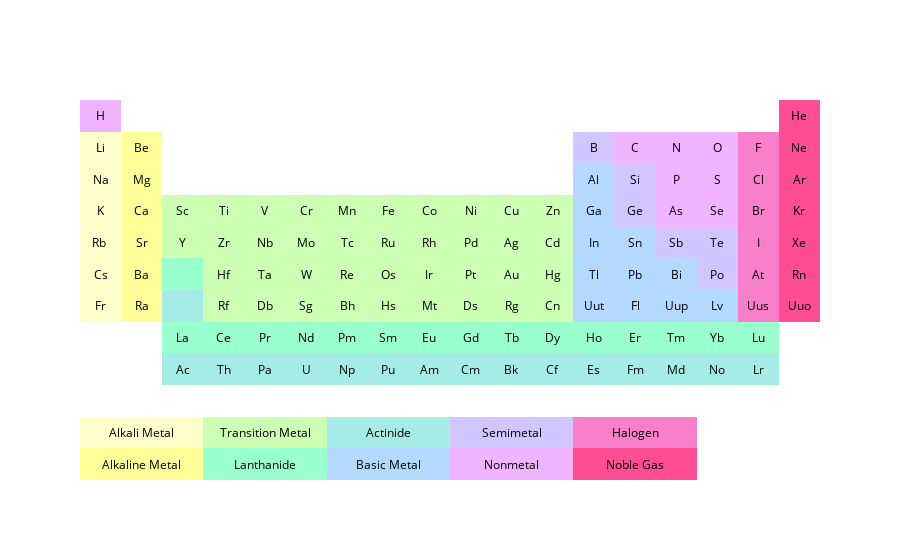

Notebook code cell kept with this figure:
### Code cell
# Add Periodic Table Data
symbol = [['H', '', '', '', '', '', '', '', '', '', '', '', '', '', '', '', '', 'He'],
         ['Li', 'Be', '', '', '', '', '', '', '', '', '', '', 'B', 'C', 'N', 'O', 'F', 'Ne'],
         ['Na', 'Mg', '', '', '', '', '', '', '', '', '', '', 'Al', 'Si', 'P', 'S', 'Cl', 'Ar'],
         ['K', 'Ca', 'Sc', 'Ti', 'V', 'Cr', 'Mn', 'Fe', 'Co', 'Ni', 'Cu', 'Zn', 'Ga', 'Ge', 'As', 'Se', 'Br', 'Kr'],
         ['Rb ', 'Sr', 'Y', 'Zr', 'Nb', 'Mo', 'Tc', 'Ru', 'Rh', 'Pd', 'Ag', 'Cd', 'In', 'Sn', 'Sb', 'Te', 'I', 'Xe' ],
         ['Cs', 'Ba', '', 'Hf', 'Ta', 'W', 'Re', 'Os', 'Ir', 'Pt', 'Au', 'Hg', 'Tl', 'Pb', 'Bi', 'Po', 'At', 'Rn' ],
         ['Fr', 'Ra', '', 'Rf', 'Db', 'Sg', 'Bh', 'Hs', 'Mt', 'Ds', 'Rg', 'Cn', 'Uut', 'Fl', 'Uup', 'Lv', 'Uus', 'Uuo'],
         ['', '', 'La', 'Ce', 'Pr', 'Nd', 'Pm', 'Sm', 'Eu', 'Gd', 'Tb', 'Dy', 'Ho', 'Er', 'Tm', 'Yb', 'Lu', ''],
         ['', '', 'Ac', 'Th', 'Pa', 'U', 'Np', 'Pu', 'Am', 'Cm', 'Bk', 'Cf', 'Es', 'Fm', 'Md', 'No', 'Lr', '' ],
         ['', '', '', '', '', '', '', '', '', '', '', '', '', '', '', '', '', ''],
         ['', 'Alkali Metal', '', '', 'Transition Metal', '', '', 'Actinide', '', '', 'Semimetal', '', '', 'Halogen', '', '', '', ''],
         ['', 'Alkaline Metal', '', '', 'Lanthanide', '', '', 'Basic Metal', '', '', 'Nonmetal', '', '', 'Noble Gas', '', '', '', '']]

element = [['Hydrogen', '', '', '', '', '', '', '', '', '', '', '', '', '', '', '', '', 'Helium'],
           ['Lithium', 'Beryllium', '', '', '', '', '', '', '', '', '', '', 'Boron', 'Carbon', 'Nitrogen', 'Oxygen', 'Fluorine', 'Neon'],
           ['Sodium', 'Magnesium', '', '', '', '', '', '', '', '', '', '', 'Aluminium', 'Silicon', 'Phosphorus', 'Sulfur', 'Chlorine', ' Argon'],
           ['Potassium', ' Calcium', ' Scandium', ' Titanium', ' Vanadium', ' Chromium',  'Manganese', 'Iron', 'Cobalt', 'Nickel', 'Copper', 'Zinc', 'Gallium', 'Germanium', 'Arsenic', 'Selenium', 'Bromine', 'Krypton'],
           ['Rubidium', 'Strontium', 'Yttrium', 'Zirconium', 'Niobium', 'Molybdenum', 'Technetium', 'Ruthenium', 'Rhodium', 'Palladium', 'Silver', 'Cadmium', 'Indium', 'Tin', 'Antimony', 'Tellurium', 'Iodine', 'Xenon'],
           [' Cesium', ' Barium', '',  'Hafnium', 'Tantalum', 'Tungsten', 'Rhenium', 'Osmium', 'Iridium', 'Platinum', 'Gold', 'Mercury', 'Thallium', 'Lead', 'Bismuth', 'Polonium', 'Astatine', 'Radon'],
           [' Francium', ' Radium', '', 'Rutherfordium','Dubnium','Seaborgium','Bohrium','Hassium','Meitnerium','Darmstadtium','Roentgenium','Copernicium','Ununtrium','Ununquadium','Ununpentium','Ununhexium','Ununseptium','Ununoctium'],
           ['', '',  'Lanthanum', 'Cerium', 'Praseodymium', 'Neodymium', 'Promethium', 'Samarium', 'Europium', 'Gadolinium', 'Terbium', 'Dysprosium', 'Holmium', 'Erbium', 'Thulium', 'Ytterbium', 'Lutetium', ''],
           ['', '', 'Actinium', 'Thorium', 'Protactinium', 'Uranium', 'Neptunium', 'Plutonium', 'Americium', 'Curium', 'Berkelium', 'Californium', 'Einsteinium','Fermium' ,'Mendelevium', 'Nobelium', 'Lawrencium', '' ],
           ['', '', '', '', '', '', '', '', '', '', '', '', '', '', '', '', '', ''],
           ['', '', '', '', '', '', '', '', '', '', '', '', '', '', '', '', '', ''],
           ['', '', '', '', '', '', '', '', '', '', '', '', '', '', '', '', '', '']]

atomic_mass = [[ 1.00794, .0, .0, .0, .0, .0, .0, .0, .0, .0, .0, .0, .0, .0, .0, .0, .0,  4.002602],
     [ 6.941, 9.012182, .0, .0, .0, .0, .0, .0, .0, .0, .0, .0,  10.811, 12.0107, 14.0067, 15.9994, 18.9984032, 20.1797],
     [ 22.98976928, 24.3050, .0, .0, .0, .0, .0, .0, .0, .0, .0, .0,  26.9815386, 28.0855, 30.973762, 32.065, 35.453, 39.948],
     [ 39.0983, 40.078, 44.955912, 47.867, 50.9415, 51.9961, 54.938045, 55.845, 58.933195, 58.6934, 63.546, 65.38, 69.723, 72.64, 74.92160, 78.96, 79.904, 83.798],
     [ 85.4678, 87.62, 88.90585, 91.224, 92.90638, 95.96, 98, 101.07, 102.90550, 106.42, 107.8682, 112.411, 114.818, 118.710, 121.760, 127.60, 126.90447, 131.293],
     [ 132.9054519, 137.327, .0, 178.49, 180.94788, 183.84, 186.207, 190.23, 192.217, 195.084, 196.966569, 200.59, 204.3833, 207.2, 208.98040, 209, 210, 222],
     [223, 226, .0, 267, 268, 271, 272, 270, 276, 281, 280, 285, 284, 289, 288, 293, 'unknown', 294],
     [.0, .0, 138.90547, 140.116, 140.90765, 144.242, 145, 150.36, 151.964, 157.25, 158.92535, 162.500, 164.93032, 167.259, 168.93421, 173.054, 174.9668, .0],
     [.0, .0, 227, 232.03806, 231.03588, 238.02891, 237, 244, 243, 247, 247, 251, 252, 257, 258, 259, 262, .0],
     [.0, .0, .0, .0, .0, .0, .0, .0, .0, .0, .0, .0, .0, .0, .0, .0, .0, .0],
     [.0, .0, .0, .0, .0, .0, .0, .0, .0, .0, .0, .0, .0, .0, .0, .0, .0, .0],
     [.0, .0, .0, .0, .0, .0, .0, .0, .0, .0, .0, .0, .0, .0, .0, .0, .0, .0]]

z = [[.8, .0, .0, .0, .0, .0, .0, .0, .0, .0, .0, .0, .0, .0, .0, .0, .0, 1.],
     [.1, .2, .0, .0, .0, .0, .0, .0, .0, .0, .0, .0, .7, .8, .8, .8, .9, 1.],
     [.1, .2, .0, .0, .0, .0, .0, .0, .0, .0, .0, .0, .6, .7, .8, .8, .9, 1],
     [.1, .2, .3, .3, .3, .3, .3, .3, .3, .3, .3, .3, .6, .7, .8, .8, .9, 1.],
     [.1, .2, .3, .3, .3, .3, .3, .3, .3, .3, .3, .3, .6, .6, .7, .7, .9, 1.],
     [.1, .2, .4, .3, .3, .3, .3, .3, .3, .3, .3, .3, .6, .6, .6, .7, .9, 1.],
     [.1, .2, .5, .3, .3, .3, .3, .3, .3, .3, .3, .3, .6, .6, .6, .6, .9, 1.],
     [.0, .0, .4, .4, .4, .4, .4, .4, .4, .4, .4, .4, .4, .4, .4, .4, .4, .0],
     [.0, .0, .5, .5, .5, .5, .5, .5, .5, .5, .5, .5, .5, .5, .5, .5, .5, .0],
     [.0, .0, .0, .0, .0, .0, .0, .0, .0, .0, .0, .0, .0, .0, .0, .0, .0, .0],
     [.1, .1, .1, .3, .3, .3, .5, .5, .5, .7, .7, .7, .9, .9, .9, .0, .0, .0],
     [.2, .2, .2, .4, .4, .4, .6, .6, .6, .8, .8, .8, 1., 1., 1., .0, .0, .0]]

# Display element name and atomic mass on hover
hover=[]
for x in range(len(symbol)):
    hover.append([i + '<br>' + 'Atomic Mass: ' + str(j) 
                      for i, j in zip(element[x], atomic_mass[x])])

# Invert Matrices
symbol = symbol[::-1]
hover = hover[::-1]
z = z[::-1]

# Set Colorscale
colorscale=[[0.0, 'rgb(255,255,255)'], [.2, 'rgb(255, 255, 153)'],
            [.4, 'rgb(153, 255, 204)'], [.6, 'rgb(179, 217, 255)'],
            [.8, 'rgb(240, 179, 255)'],[1.0, 'rgb(255, 77, 148)']]

# Make Annotated Heatmap
fig = ff.create_annotated_heatmap(z, annotation_text=symbol, text=hover,
                                 colorscale=colorscale, font_colors=['black'], hoverinfo='text')
#fig.update_layout(title_text='Periodic Table')
plotly_plot(fig)

### Figure 1 — Plotly figure (JSON) as saved in the notebook; plotly's stock layout.template omitted (floating-point values rounded to 4 significant figures; data arrays with more than 128 entries replaced by an {"elided": "..."} marker saying what was removed)
{"data": [{"colorscale": [[0, "rgb(255,255,255)"], [0.2, "rgb(255, 255, 153)"], [0.4, "rgb(153, 255, 204)"], [0.6, "rgb(179, 217, 255)"], [0.8, "rgb(240, 179, 255)"], [1, "rgb(255, 77, 148)"]], "hoverinfo": "text", "reversescale": false, "showscale": false, "text": {"elided": "12x18 str values"}, "type": "heatmap", "uid": "bd0c2a44-a19b-45d4-a2d5-fe211a9d7000", "z": {"elided": "12x18 float values"}}], "layout": {"annotations": [{"font": {"color": "black"}, "showarrow": false, "text": "", "x": 0, "xref": "x", "y": 0, "yref": "y"}, {"font": {"color": "black"}, "showarrow": false, "text": "Alkaline Metal", "x": 1, "xref": "x", "y": 0, "yref": "y"}, {"font": {"color": "black"}, "showarrow": false, "text": "", "x": 2, "xref": "x", "y": 0, "yref": "y"}, {"font": {"color": "black"}, "showarrow": false, "text": "", "x": 3, "xref": "x", "y": 0, "yref": "y"}, {"font": {"color": "black"}, "showarrow": false, "text": "Lanthanide", "x": 4, "xref": "x", "y": 0, "yref": "y"}, {"font": {"color": "black"}, "showarrow": false, "text": "", "x": 5, "xref": "x", "y": 0, "yref": "y"}, {"font": {"color": "black"}, "showarrow": false, "text": "", "x": 6, "xref": "x", "y": 0, "yref": "y"}, {"font": {"color": "black"}, "showarrow": false, "text": "Basic Metal", "x": 7, "xref": "x", "y": 0, "yref": "y"}, {"font": {"color": "black"}, "showarrow": false, "text": "", "x": 8, "xref": "x", "y": 0, "yref": "y"}, {"font": {"color": "black"}, "showarrow": false, "text": "", "x": 9, "xref": "x", "y": 0, "yref": "y"}, {"font": {"color": "black"}, "showarrow": false, "text": "Nonmetal", "x": 10, "xref": "x", "y": 0, "yref": "y"}, {"font": {"color": "black"}, "showarrow": false, "text": "", "x": 11, "xref": "x", "y": 0, "yref": "y"}, {"font": {"color": "black"}, "showarrow": false, "text": "", "x": 12, "xref": "x", "y": 0, "yref": "y"}, {"font": {"color": "black"}, "showarrow": false, "text": "Noble Gas", "x": 13, "xref": "x", "y": 0, "yref": "y"}, {"font": {"color": "black"}, "showarrow": false, "text": "", "x": 14, "xref": "x", "y": 0, "yref": "y"}, {"font": {"color": "black"}, "showarrow": false, "text": "", "x": 15, "xref": "x", "y": 0, "yref": "y"}, {"font": {"color": "black"}, "showarrow": false, "text": "", "x": 16, "xref": "x", "y": 0, "yref": "y"}, {"font": {"color": "black"}, "showarrow": false, "text": "", "x": 17, "xref": "x", "y": 0, "yref": "y"}, {"font": {"color": "black"}, "showarrow": false, "text": "", "x": 0, "xref": "x", "y": 1, "yref": "y"}, {"font": {"color": "black"}, "showarrow": false, "text": "Alkali Metal", "x": 1, "xref": "x", "y": 1, "yref": "y"}, {"font": {"color": "black"}, "showarrow": false, "text": "", "x": 2, "xref": "x", "y": 1, "yref": "y"}, {"font": {"color": "black"}, "showarrow": false, "text": "", "x": 3, "xref": "x", "y": 1, "yref": "y"}, {"font": {"color": "black"}, "showarrow": false, "text": "Transition Metal", "x": 4, "xref": "x", "y": 1, "yref": "y"}, {"font": {"color": "black"}, "showarrow": false, "text": "", "x": 5, "xref": "x", "y": 1, "yref": "y"}, {"font": {"color": "black"}, "showarrow": false, "text": "", "x": 6, "xref": "x", "y": 1, "yref": "y"}, {"font": {"color": "black"}, "showarrow": false, "text": "Actinide", "x": 7, "xref": "x", "y": 1, "yref": "y"}, {"font": {"color": "black"}, "showarrow": false, "text": "", "x": 8, "xref": "x", "y": 1, "yref": "y"}, {"font": {"color": "black"}, "showarrow": false, "text": "", "x": 9, "xref": "x", "y": 1, "yref": "y"}, {"font": {"color": "black"}, "showarrow": false, "text": "Semimetal", "x": 10, "xref": "x", "y": 1, "yref": "y"}, {"font": {"color": "black"}, "showarrow": false, "text": "", "x": 11, "xref": "x", "y": 1, "yref": "y"}, {"font": {"color": "black"}, "showarrow": false, "text": "", "x": 12, "xref": "x", "y": 1, "yref": "y"}, {"font": {"color": "black"}, "showarrow": false, "text": "Halogen", "x": 13, "xref": "x", "y": 1, "yref": "y"}, {"font": {"color": "black"}, "showarrow": false, "text": "", "x": 14, "xref": "x", "y": 1, "yref": "y"}, {"font": {"color": "black"}, "showarrow": false, "text": "", "x": 15, "xref": "x", "y": 1, "yref": "y"}, {"font": {"color": "black"}, "showarrow": false, "text": "", "x": 16, "xref": "x", "y": 1, "yref": "y"}, {"font": {"color": "black"}, "showarrow": false, "text": "", "x": 17, "xref": "x", "y": 1, "yref": "y"}, {"font": {"color": "black"}, "showarrow": false, "text": "", "x": 0, "xref": "x", "y": 2, "yref": "y"}, {"font": {"color": "black"}, "showarrow": false, "text": "", "x": 1, "xref": "x", "y": 2, "yref": "y"}, {"font": {"color": "black"}, "showarrow": false, "text": "", "x": 2, "xref": "x", "y": 2, "yref": "y"}, {"font": {"color": "black"}, "showarrow": false, "text": "", "x": 3, "xref": "x", "y": 2, "yref": "y"}, {"font": {"color": "black"}, "showarrow": false, "text": "", "x": 4, "xref": "x", "y": 2, "yref": "y"}, {"font": {"color": "black"}, "showarrow": false, "text": "", "x": 5, "xref": "x", "y": 2, "yref": "y"}, {"font": {"color": "black"}, "showarrow": false, "text": "", "x": 6, "xref": "x", "y": 2, "yref": "y"}, {"font": {"color": "black"}, "showarrow": false, "text": "", "x": 7, "xref": "x", "y": 2, "yref": "y"}, {"font": {"color": "black"}, "showarrow": false, "text": "", "x": 8, "xref": "x", "y": 2, "yref": "y"}, {"font": {"color": "black"}, "showarrow": false, "text": "", "x": 9, "xref": "x", "y": 2, "yref": "y"}, {"font": {"color": "black"}, "showarrow": false, "text": "", "x": 10, "xref": "x", "y": 2, "yref": "y"}, {"font": {"color": "black"}, "showarrow": false, "text": "", "x": 11, "xref": "x", "y": 2, "yref": "y"}, {"font": {"color": "black"}, "showarrow": false, "text": "", "x": 12, "xref": "x", "y": 2, "yref": "y"}, {"font": {"color": "black"}, "showarrow": false, "text": "", "x": 13, "xref": "x", "y": 2, "yref": "y"}, {"font": {"color": "black"}, "showarrow": false, "text": "", "x": 14, "xref": "x", "y": 2, "yref": "y"}, {"font": {"color": "black"}, "showarrow": false, "text": "", "x": 15, "xref": "x", "y": 2, "yref": "y"}, {"font": {"color": "black"}, "showarrow": false, "text": "", "x": 16, "xref": "x", "y": 2, "yref": "y"}, {"font": {"color": "black"}, "showarrow": false, "text": "", "x": 17, "xref": "x", "y": 2, "yref": "y"}, {"font": {"color": "black"}, "showarrow": false, "text": "", "x": 0, "xref": "x", "y": 3, "yref": "y"}, {"font": {"color": "black"}, "showarrow": false, "text": "", "x": 1, "xref": "x", "y": 3, "yref": "y"}, {"font": {"color": "black"}, "showarrow": false, "text": "Ac", "x": 2, "xref": "x", "y": 3, "yref": "y"}, {"font": {"color": "black"}, "showarrow": false, "text": "Th", "x": 3, "xref": "x", "y": 3, "yref": "y"}, {"font": {"color": "black"}, "showarrow": false, "text": "Pa", "x": 4, "xref": "x", "y": 3, "yref": "y"}, {"font": {"color": "black"}, "showarrow": false, "text": "U", "x": 5, "xref": "x", "y": 3, "yref": "y"}, {"font": {"color": "black"}, "showarrow": false, "text": "Np", "x": 6, "xref": "x", "y": 3, "yref": "y"}, {"font": {"color": "black"}, "showarrow": false, "text": "Pu", "x": 7, "xref": "x", "y": 3, "yref": "y"}, {"font": {"color": "black"}, "showarrow": false, "text": "Am", "x": 8, "xref": "x", "y": 3, "yref": "y"}, {"font": {"color": "black"}, "showarrow": false, "text": "Cm", "x": 9, "xref": "x", "y": 3, "yref": "y"}, {"font": {"color": "black"}, "showarrow": false, "text": "Bk", "x": 10, "xref": "x", "y": 3, "yref": "y"}, {"font": {"color": "black"}, "showarrow": false, "text": "Cf", "x": 11, "xref": "x", "y": 3, "yref": "y"}, {"font": {"color": "black"}, "showarrow": false, "text": "Es", "x": 12, "xref": "x", "y": 3, "yref": "y"}, {"font": {"color": "black"}, "showarrow": false, "text": "Fm", "x": 13, "xref": "x", "y": 3, "yref": "y"}, {"font": {"color": "black"}, "showarrow": false, "text": "Md", "x": 14, "xref": "x", "y": 3, "yref": "y"}, {"font": {"color": "black"}, "showarrow": false, "text": "No", "x": 15, "xref": "x", "y": 3, "yref": "y"}, {"font": {"color": "black"}, "showarrow": false, "text": "Lr", "x": 16, "xref": "x", "y": 3, "yref": "y"}, {"font": {"color": "black"}, "showarrow": false, "text": "", "x": 17, "xref": "x", "y": 3, "yref": "y"}, {"font": {"color": "black"}, "showarrow": false, "text": "", "x": 0, "xref": "x", "y": 4, "yref": "y"}, {"font": {"color": "black"}, "showarrow": false, "text": "", "x": 1, "xref": "x", "y": 4, "yref": "y"}, {"font": {"color": "black"}, "showarrow": false, "text": "La", "x": 2, "xref": "x", "y": 4, "yref": "y"}, {"font": {"color": "black"}, "showarrow": false, "text": "Ce", "x": 3, "xref": "x", "y": 4, "yref": "y"}, {"font": {"color": "black"}, "showarrow": false, "text": "Pr", "x": 4, "xref": "x", "y": 4, "yref": "y"}, {"font": {"color": "black"}, "showarrow": false, "text": "Nd", "x": 5, "xref": "x", "y": 4, "yref": "y"}, {"font": {"color": "black"}, "showarrow": false, "text": "Pm", "x": 6, "xref": "x", "y": 4, "yref": "y"}, {"font": {"color": "black"}, "showarrow": false, "text": "Sm", "x": 7, "xref": "x", "y": 4, "yref": "y"}, {"font": {"color": "black"}, "showarrow": false, "text": "Eu", "x": 8, "xref": "x", "y": 4, "yref": "y"}, {"font": {"color": "black"}, "showarrow": false, "text": "Gd", "x": 9, "xref": "x", "y": 4, "yref": "y"}, {"font": {"color": "black"}, "showarrow": false, "text": "Tb", "x": 10, "xref": "x", "y": 4, "yref": "y"}, {"font": {"color": "black"}, "showarrow": false, "text": "Dy", "x": 11, "xref": "x", "y": 4, "yref": "y"}, {"font": {"color": "black"}, "showarrow": false, "text": "Ho", "x": 12, "xref": "x", "y": 4, "yref": "y"}, {"font": {"color": "black"}, "showarrow": false, "text": "Er", "x": 13, "xref": "x", "y": 4, "yref": "y"}, {"font": {"color": "black"}, "showarrow": false, "text": "Tm", "x": 14, "xref": "x", "y": 4, "yref": "y"}, {"font": {"color": "black"}, "showarrow": false, "text": "Yb", "x": 15, "xref": "x", "y": 4, "yref": "y"}, {"font": {"color": "black"}, "showarrow": false, "text": "Lu", "x": 16, "xref": "x", "y": 4, "yref": "y"}, {"font": {"color": "black"}, "showarrow": false, "text": "", "x": 17, "xref": "x", "y": 4, "yref": "y"}, {"font": {"color": "black"}, "showarrow": false, "text": "Fr", "x": 0, "xref": "x", "y": 5, "yref": "y"}, {"font": {"color": "black"}, "showarrow": false, "text": "Ra", "x": 1, "xref": "x", "y": 5, "yref": "y"}, {"font": {"color": "black"}, "showarrow": false, "text": "", "x": 2, "xref": "x", "y": 5, "yref": "y"}, {"font": {"color": "black"}, "showarrow": false, "text": "Rf", "x": 3, "xref": "x", "y": 5, "yref": "y"}, {"font": {"color": "black"}, "showarrow": false, "text": "Db", "x": 4, "xref": "x", "y": 5, "yref": "y"}, {"font": {"color": "black"}, "showarrow": false, "text": "Sg", "x": 5, "xref": "x", "y": 5, "yref": "y"}, {"font": {"color": "black"}, "showarrow": false, "text": "Bh", "x": 6, "xref": "x", "y": 5, "yref": "y"}, {"font": {"color": "black"}, "showarrow": false, "text": "Hs", "x": 7, "xref": "x", "y": 5, "yref": "y"}, {"font": {"color": "black"}, "showarrow": false, "text": "Mt", "x": 8, "xref": "x", "y": 5, "yref": "y"}, {"font": {"color": "black"}, "showarrow": false, "text": "Ds", "x": 9, "xref": "x", "y": 5, "yref": "y"}, {"font": {"color": "black"}, "showarrow": false, "text": "Rg", "x": 10, "xref": "x", "y": 5, "yref": "y"}, {"font": {"color": "black"}, "showarrow": false, "text": "Cn", "x": 11, "xref": "x", "y": 5, "yref": "y"}, {"font": {"color": "black"}, "showarrow": false, "text": "Uut", "x": 12, "xref": "x", "y": 5, "yref": "y"}, {"font": {"color": "black"}, "showarrow": false, "text": "Fl", "x": 13, "xref": "x", "y": 5, "yref": "y"}, {"font": {"color": "black"}, "showarrow": false, "text": "Uup", "x": 14, "xref": "x", "y": 5, "yref": "y"}, {"font": {"color": "black"}, "showarrow": false, "text": "Lv", "x": 15, "xref": "x", "y": 5, "yref": "y"}, {"font": {"color": "black"}, "showarrow": false, "text": "Uus", "x": 16, "xref": "x", "y": 5, "yref": "y"}, {"font": {"color": "black"}, "showarrow": false, "text": "Uuo", "x": 17, "xref": "x", "y": 5, "yref": "y"}, {"font": {"color": "black"}, "showarrow": false, "text": "Cs", "x": 0, "xref": "x", "y": 6, "yref": "y"}, {"font": {"color": "black"}, "showarrow": false, "text": "Ba", "x": 1, "xref": "x", "y": 6, "yref": "y"}, {"font": {"color": "black"}, "showarrow": false, "text": "", "x": 2, "xref": "x", "y": 6, "yref": "y"}, {"font": {"color": "black"}, "showarrow": false, "text": "Hf", "x": 3, "xref": "x", "y": 6, "yref": "y"}, {"font": {"color": "black"}, "showarrow": false, "text": "Ta", "x": 4, "xref": "x", "y": 6, "yref": "y"}, {"font": {"color": "black"}, "showarrow": false, "text": "W", "x": 5, "xref": "x", "y": 6, "yref": "y"}, {"font": {"color": "black"}, "showarrow": false, "text": "Re", "x": 6, "xref": "x", "y": 6, "yref": "y"}, {"font": {"color": "black"}, "showarrow": false, "text": "Os", "x": 7, "xref": "x", "y": 6, "yref": "y"}, {"font": {"color": "black"}, "showarrow": false, "text": "Ir", "x": 8, "xref": "x", "y": 6, "yref": "y"}, {"font": {"color": "black"}, "showarrow": false, "text": "Pt", "x": 9, "xref": "x", "y": 6, "yref": "y"}, {"font": {"color": "black"}, "showarrow": false, "text": "Au", "x": 10, "xref": "x", "y": 6, "yref": "y"}, {"font": {"color": "black"}, "showarrow": false, "text": "Hg", "x": 11, "xref": "x", "y": 6, "yref": "y"}, {"font": {"color": "black"}, "showarrow": false, "text": "Tl", "x": 12, "xref": "x", "y": 6, "yref": "y"}, {"font": {"color": "black"}, "showarrow": false, "text": "Pb", "x": 13, "xref": "x", "y": 6, "yref": "y"}, {"font": {"color": "black"}, "showarrow": false, "text": "Bi", "x": 14, "xref": "x", "y": 6, "yref": "y"}, {"font": {"color": "black"}, "showarrow": false, "text": "Po", "x": 15, "xref": "x", "y": 6, "yref": "y"}, {"font": {"color": "black"}, "showarrow": false, "text": "At", "x": 16, "xref": "x", "y": 6, "yref": "y"}, {"font": {"color": "black"}, "showarrow": false, "text": "Rn", "x": 17, "xref": "x", "y": 6, "yref": "y"}, {"font": {"color": "black"}, "showarrow": false, "text": "Rb ", "x": 0, "xref": "x", "y": 7, "yref": "y"}, {"font": {"color": "black"}, "showarrow": false, "text": "Sr", "x": 1, "xref": "x", "y": 7, "yref": "y"}, {"font": {"color": "black"}, "showarrow": false, "text": "Y", "x": 2, "xref": "x", "y": 7, "yref": "y"}, {"font": {"color": "black"}, "showarrow": false, "text": "Zr", "x": 3, "xref": "x", "y": 7, "yref": "y"}, {"font": {"color": "black"}, "showarrow": false, "text": "Nb", "x": 4, "xref": "x", "y": 7, "yref": "y"}, {"font": {"color": "black"}, "showarrow": false, "text": "Mo", "x": 5, "xref": "x", "y": 7, "yref": "y"}, {"font": {"color": "black"}, "showarrow": false, "text": "Tc", "x": 6, "xref": "x", "y": 7, "yref": "y"}, {"font": {"color": "black"}, "showarrow": false, "text": "Ru", "x": 7, "xref": "x", "y": 7, "yref": "y"}, {"font": {"color": "black"}, "showarrow": false, "text": "Rh", "x": 8, "xref": "x", "y": 7, "yref": "y"}, {"font": {"color": "black"}, "showarrow": false, "text": "Pd", "x": 9, "xref": "x", "y": 7, "yref": "y"}, {"font": {"color": "black"}, "showarrow": false, "text": "Ag", "x": 10, "xref": "x", "y": 7, "yref": "y"}, {"font": {"color": "black"}, "showarrow": false, "text": "Cd", "x": 11, "xref": "x", "y": 7, "yref": "y"}, {"font": {"color": "black"}, "showarrow": false, "text": "In", "x": 12, "xref": "x", "y": 7, "yref": "y"}, {"font": {"color": "black"}, "showarrow": false, "text": "Sn", "x": 13, "xref": "x", "y": 7, "yref": "y"}, {"font": {"color": "black"}, "showarrow": false, "text": "Sb", "x": 14, "xref": "x", "y": 7, "yref": "y"}, {"font": {"color": "black"}, "showarrow": false, "text": "Te", "x": 15, "xref": "x", "y": 7, "yref": "y"}, {"font": {"color": "black"}, "showarrow": false, "text": "I", "x": 16, "xref": "x", "y": 7, "yref": "y"}, {"font": {"color": "black"}, "showarrow": false, "text": "Xe", "x": 17, "xref": "x", "y": 7, "yref": "y"}, {"font": {"color": "black"}, "showarrow": false, "text": "K", "x": 0, "xref": "x", "y": 8, "yref": "y"}, {"font": {"color": "black"}, "showarrow": false, "text": "Ca", "x": 1, "xref": "x", "y": 8, "yref": "y"}, {"font": {"color": "black"}, "showarrow": false, "text": "Sc", "x": 2, "xref": "x", "y": 8, "yref": "y"}, {"font": {"color": "black"}, "showarrow": false, "text": "Ti", "x": 3, "xref": "x", "y": 8, "yref": "y"}, {"font": {"color": "black"}, "showarrow": false, "text": "V", "x": 4, "xref": "x", "y": 8, "yref": "y"}, {"font": {"color": "black"}, "showarrow": false, "text": "Cr", "x": 5, "xref": "x", "y": 8, "yref": "y"}, {"font": {"color": "black"}, "showarrow": false, "text": "Mn", "x": 6, "xref": "x", "y": 8, "yref": "y"}, {"font": {"color": "black"}, "showarrow": false, "text": "Fe", "x": 7, "xref": "x", "y": 8, "yref": "y"}, {"font": {"color": "black"}, "showarrow": false, "text": "Co", "x": 8, "xref": "x", "y": 8, "yref": "y"}, {"font": {"color": "black"}, "showarrow": false, "text": "Ni", "x": 9, "xref": "x", "y": 8, "yref": "y"}, {"font": {"color": "black"}, "showarrow": false, "text": "Cu", "x": 10, "xref": "x", "y": 8, "yref": "y"}, {"font": {"color": "black"}, "showarrow": false, "text": "Zn", "x": 11, "xref": "x", "y": 8, "yref": "y"}, {"font": {"color": "black"}, "showarrow": false, "text": "Ga", "x": 12, "xref": "x", "y": 8, "yref": "y"}, {"font": {"color": "black"}, "showarrow": false, "text": "Ge", "x": 13, "xref": "x", "y": 8, "yref": "y"}, {"font": {"color": "black"}, "showarrow": false, "text": "As", "x": 14, "xref": "x", "y": 8, "yref": "y"}, {"font": {"color": "black"}, "showarrow": false, "text": "Se", "x": 15, "xref": "x", "y": 8, "yref": "y"}, {"font": {"color": "black"}, "showarrow": false, "text": "Br", "x": 16, "xref": "x", "y": 8, "yref": "y"}, {"font": {"color": "black"}, "showarrow": false, "text": "Kr", "x": 17, "xref": "x", "y": 8, "yref": "y"}, {"font": {"color": "black"}, "showarrow": false, "text": "Na", "x": 0, "xref": "x", "y": 9, "yref": "y"}, {"font": {"color": "black"}, "showarrow": false, "text": "Mg", "x": 1, "xref": "x", "y": 9, "yref": "y"}, {"font": {"color": "black"}, "showarrow": false, "text": "", "x": 2, "xref": "x", "y": 9, "yref": "y"}, {"font": {"color": "black"}, "showarrow": false, "text": "", "x": 3, "xref": "x", "y": 9, "yref": "y"}, {"font": {"color": "black"}, "showarrow": false, "text": "", "x": 4, "xref": "x", "y": 9, "yref": "y"}, {"font": {"color": "black"}, "showarrow": false, "text": "", "x": 5, "xref": "x", "y": 9, "yref": "y"}, {"font": {"color": "black"}, "showarrow": false, "text": "", "x": 6, "xref": "x", "y": 9, "yref": "y"}, {"font": {"color": "black"}, "showarrow": false, "text": "", "x": 7, "xref": "x", "y": 9, "yref": "y"}, {"font": {"color": "black"}, "showarrow": false, "text": "", "x": 8, "xref": "x", "y": 9, "yref": "y"}, {"font": {"color": "black"}, "showarrow": false, "text": "", "x": 9, "xref": "x", "y": 9, "yref": "y"}, {"font": {"color": "black"}, "showarrow": false, "text": "", "x": 10, "xref": "x", "y": 9, "yref": "y"}, {"font": {"color": "black"}, "showarrow": false, "text": "", "x": 11, "xref": "x", "y": 9, "yref": "y"}, {"font": {"color": "black"}, "showarrow": false, "text": "Al", "x": 12, "xref": "x", "y": 9, "yref": "y"}, {"font": {"color": "black"}, "showarrow": false, "text": "Si", "x": 13, "xref": "x", "y": 9, "yref": "y"}, {"font": {"color": "black"}, "showarrow": false, "text": "P", "x": 14, "xref": "x", "y": 9, "yref": "y"}, {"font": {"color": "black"}, "showarrow": false, "text": "S", "x": 15, "xref": "x", "y": 9, "yref": "y"}, {"font": {"color": "black"}, "showarrow": false, "text": "Cl", "x": 16, "xref": "x", "y": 9, "yref": "y"}, {"font": {"color": "black"}, "showarrow": false, "text": "Ar", "x": 17, "xref": "x", "y": 9, "yref": "y"}, {"font": {"color": "black"}, "showarrow": false, "text": "Li", "x": 0, "xref": "x", "y": 10, "yref": "y"}, {"font": {"color": "black"}, "showarrow": false, "text": "Be", "x": 1, "xref": "x", "y": 10, "yref": "y"}, {"font": {"color": "black"}, "showarrow": false, "text": "", "x": 2, "xref": "x", "y": 10, "yref": "y"}, {"font": {"color": "black"}, "showarrow": false, "text": "", "x": 3, "xref": "x", "y": 10, "yref": "y"}, {"font": {"color": "black"}, "showarrow": false, "text": "", "x": 4, "xref": "x", "y": 10, "yref": "y"}, {"font": {"color": "black"}, "showarrow": false, "text": "", "x": 5, "xref": "x", "y": 10, "yref": "y"}, {"font": {"color": "black"}, "showarrow": false, "text": "", "x": 6, "xref": "x", "y": 10, "yref": "y"}, {"font": {"color": "black"}, "showarrow": false, "text": "", "x": 7, "xref": "x", "y": 10, "yref": "y"}, {"font": {"color": "black"}, "showarrow": false, "text": "", "x": 8, "xref": "x", "y": 10, "yref": "y"}, {"font": {"color": "black"}, "showarrow": false, "text": "", "x": 9, "xref": "x", "y": 10, "yref": "y"}, {"font": {"color": "black"}, "showarrow": false, "text": "", "x": 10, "xref": "x", "y": 10, "yref": "y"}, {"font": {"color": "black"}, "showarrow": false, "text": "", "x": 11, "xref": "x", "y": 10, "yref": "y"}, {"font": {"color": "black"}, "showarrow": false, "text": "B", "x": 12, "xref": "x", "y": 10, "yref": "y"}, {"font": {"color": "black"}, "showarrow": false, "text": "C", "x": 13, "xref": "x", "y": 10, "yref": "y"}, {"font": {"color": "black"}, "showarrow": false, "text": "N", "x": 14, "xref": "x", "y": 10, "yref": "y"}, {"font": {"color": "black"}, "showarrow": false, "text": "O", "x": 15, "xref": "x", "y": 10, "yref": "y"}, {"font": {"color": "black"}, "showarrow": false, "text": "F", "x": 16, "xref": "x", "y": 10, "yref": "y"}, {"font": {"color": "black"}, "showarrow": false, "text": "Ne", "x": 17, "xref": "x", "y": 10, "yref": "y"}, {"font": {"color": "black"}, "showarrow": false, "text": "H", "x": 0, "xref": "x", "y": 11, "yref": "y"}, {"font": {"color": "black"}, "showarrow": false, "text": "", "x": 1, "xref": "x", "y": 11, "yref": "y"}, {"font": {"color": "black"}, "showarrow": false, "text": "", "x": 2, "xref": "x", "y": 11, "yref": "y"}, {"font": {"color": "black"}, "showarrow": false, "text": "", "x": 3, "xref": "x", "y": 11, "yref": "y"}, {"font": {"color": "black"}, "showarrow": false, "text": "", "x": 4, "xref": "x", "y": 11, "yref": "y"}, {"font": {"color": "black"}, "showarrow": false, "text": "", "x": 5, "xref": "x", "y": 11, "yref": "y"}, {"font": {"color": "black"}, "showarrow": false, "text": "", "x": 6, "xref": "x", "y": 11, "yref": "y"}, {"font": {"color": "black"}, "showarrow": false, "text": "", "x": 7, "xref": "x", "y": 11, "yref": "y"}, {"font": {"color": "black"}, "showarrow": false, "text": "", "x": 8, "xref": "x", "y": 11, "yref": "y"}, {"font": {"color": "black"}, "showarrow": false, "text": "", "x": 9, "xref": "x", "y": 11, "yref": "y"}, {"font": {"color": "black"}, "showarrow": false, "text": "", "x": 10, "xref": "x", "y": 11, "yref": "y"}, {"font": {"color": "black"}, "showarrow": false, "text": "", "x": 11, "xref": "x", "y": 11, "yref": "y"}, {"font": {"color": "black"}, "showarrow": false, "text": "", "x": 12, "xref": "x", "y": 11, "yref": "y"}, {"font": {"color": "black"}, "showarrow": false, "text": "", "x": 13, "xref": "x", "y": 11, "yref": "y"}, {"font": {"color": "black"}, "showarrow": false, "text": "", "x": 14, "xref": "x", "y": 11, "yref": "y"}, {"font": {"color": "black"}, "showarrow": false, "text": "", "x": 15, "xref": "x", "y": 11, "yref": "y"}, {"font": {"color": "black"}, "showarrow": false, "text": "", "x": 16, "xref": "x", "y": 11, "yref": "y"}, {"font": {"color": "black"}, "showarrow": false, "text": "He", "x": 17, "xref": "x", "y": 11, "yref": "y"}], "xaxis": {"gridcolor": "rgb(0, 0, 0)", "showticklabels": false, "side": "top", "ticks": ""}, "yaxis": {"showticklabels": false, "ticks": "", "ticksuffix": "  "}}}
